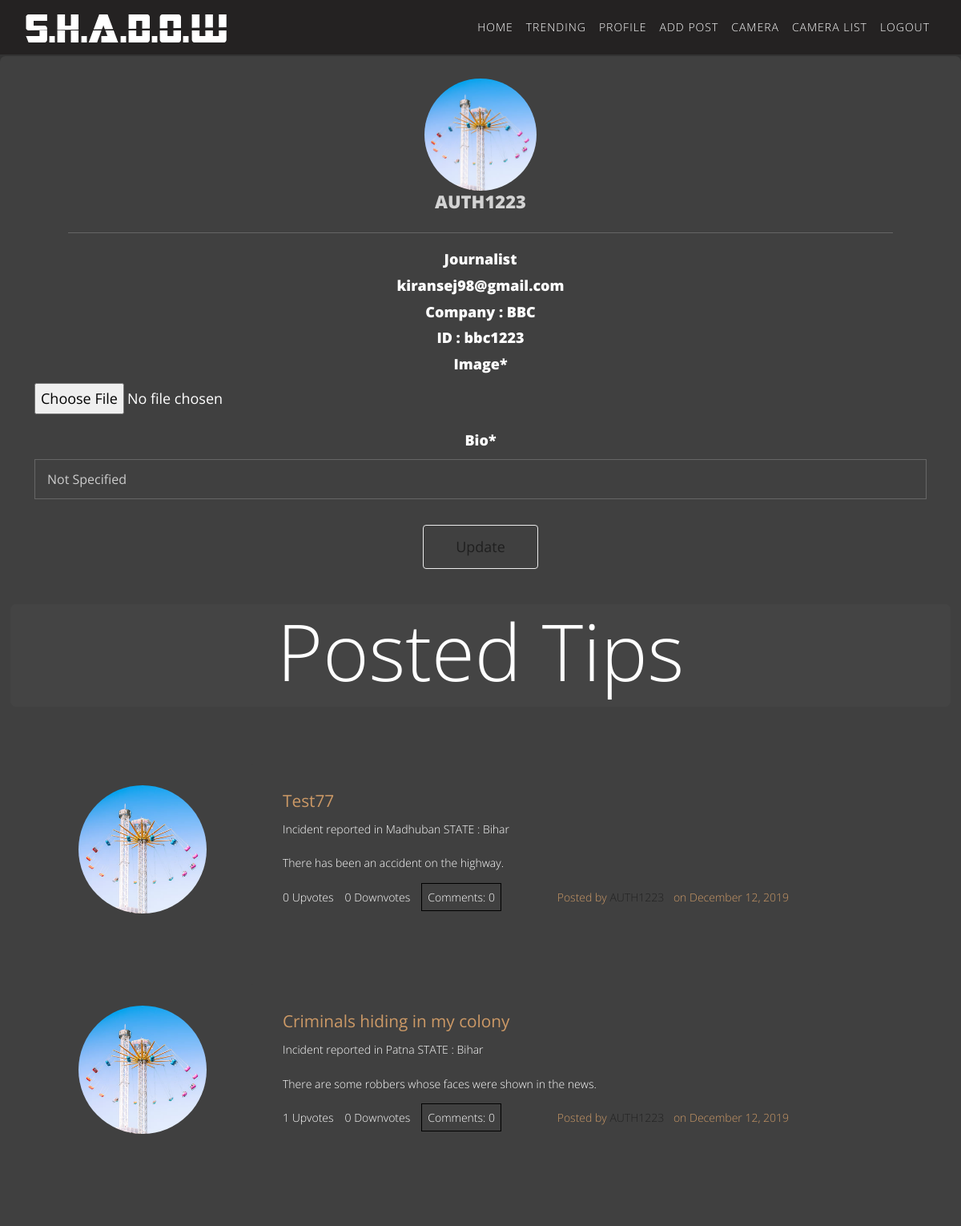
Page /profile/ (signed in) on the committed database.
### users/models.py (models this page shows, shortened)
class Profile(models.Model):
    user = models.OneToOneField(User, on_delete=models.CASCADE)
    image = models.ImageField(default='default.jpg', upload_to='profile_pics')
    bio = models.CharField(
        max_length=50, default='Not Specified', null=True)
    credits = models.IntegerField(default=10)

class Journalist(models.Model):
    user = models.OneToOneField(User, on_delete=models.CASCADE)
    Email_id = models.EmailField(default='shadow@gmail.com')
    Dept_id = models.CharField(max_length=50, default='123')
    Dept_name = models.CharField(max_length=50, default='BBC')
    profile_complete = models.BooleanField(default=False)
    credits = models.IntegerField(default=10)

### blog/models.py (models this page shows, shortened)
class Post(models.Model):
    CRIMETYPE_CHOICES = (('White-Collar Crime', 'White-Collar Crime'), ('Robbery', 'Robbery'), ('Rape', 'Rape'), ('Assualt', 'Assault'), ('Arson', 'Arson'), ('Homicide', 'Homicide'), ('Crimes Against Morality', 'Crimes Against Morality'), ('Illegal goods', 'Illegal goods'),
                         ('Poaching and Illegal Felling', 'Poaching and Illegal Felling'), ('Adultery in Food Sector', 'Adultery in Food Sector'), ('Ill-treatment of Workers', 'Ill-treatment of Workers'), ('Tax Evasion', 'Tax Evasion'), ('Sexual Harrassment', 'Sexual Harrassment'), ('Communal Crimes', 'Communal Crimes'))
    CRIMETYPE1_CHOICES = (('None', 'None'), ('White-Collar Crime', 'White-Collar Crime'), ('Robbery', 'Robbery'), ('Rape', 'Rape'), ('Assualt', 'Assault'), ('Arson', 'Arson'), ('Homicide', 'Homicide'), ('Crimes Against Morality', 'Crimes Against Morality'), ('Illegal goods', 'Illegal goods'),
                          ('Poaching and Illegal Felling', 'Poaching and Illegal Felling'), ('Adultery in Food Sector', 'Adultery in Food Sector'), ('Ill-treatment of Workers', 'Ill-treatment of Workers'), ('Tax Evasion', 'Tax Evasion'), ('Sexual Harrassment', 'Sexual Harrassment'), ('Communal Crimes', 'Communal Crimes'))
    AUTHORITYTYPES_CHOICES = (('Department of Consumer Affairs', 'Department of Consumer Affairs'), ('Department of Food and Public Distribution', 'Department of Food and Public Distribution'), ('Serious Fraud Investigation Office', 'Serious Fraud Investigation Office'), ('Forest Reserve Conservation Authority', 'Forest Reserve Conservation Authority'),
                              ('Criminal Investigation Department', 'Criminal Investigation Department'), ('Labour Bureau', 'Labour Bureau'), ('National Commission for Minorities', 'National Commission for Minorities'), ('National Commission for Women', 'National Commission for Women'), ('Income Tax Department', 'Income Tax Department'))
    title = models.CharField(max_length=100)
    crimetype1 = models.CharField(
        max_length=100, default='not provided', choices=CRIMETYPE_CHOICES, null=True)
    crimetype2 = models.CharField(
        max_length=100, default=None, choices=CRIMETYPE1_CHOICES, null=True)
    crimetype3 = models.CharField(
        max_length=100, default=None, choices=CRIMETYPE1_CHOICES, null=True)
    crimetype4 = models.CharField(
        max_length=100, default=None, choices=CRIMETYPE1_CHOICES, null=True)
    authority = models.CharField(
        max_length=10000, default='Incometax Department')
    location = models.TextField(max_length=60)
    content = models.TextField(max_length=300)
    date_posted = models.DateTimeField(default=timezone.now)
    author = models.ForeignKey(User, on_delete=models.CASCADE)
    country = models.CharField(max_length=20, default="India")
    upvotes = models.ManyToManyField(User, related_name='upvotes', blank=True)
    downvotes = models.ManyToManyField(
        User, related_name='downvotes', blank=True)
    state = models.ForeignKey(State, on_delete=models.SET_NULL, null=True)
    city = models.ForeignKey(City, on_delete=models.SET_NULL, null=True)
    tags = models.CharField(max_length=1000,default="None")
    pincode = models.CharField('Pincode', validators=[
                               MinLengthValidator(6)], max_length=6, default='000000')
    photo1 = models.ImageField(upload_to='post_pics',
                               blank='True')
    photo2 = models.ImageField(upload_to='post_pics',
                               blank='True')
    photo3 = models.ImageField(upload_to='post_pics',
                               blank='True')
    photo4 = models.ImageField(upload_to='post_pics',
                               blank='True')
    def total_upvotes(self):
        return self.upvotes.count()
    def total_downvotes(self):
        return self.downvotes.count()

class City(models.Model):
    state = models.ForeignKey(State, on_delete=models.CASCADE)
    name = models.CharField(max_length=100)
    def __str__(self):
        return self.name

class State(models.Model):
    name = models.CharField(max_length=100)
    def __str__(self):
        return self.name

### users/views.py (the view)
# urls.py: path('profile/', user_views.profile, name='profile'),
@login_required
def profile(request):
    user = request.user
    if request.method == 'POST':
        p_form = ProfileUpdateForm(
            request.POST, request.FILES, instance=user.profile)
        if p_form.is_valid():
            p_form.save()
            messages.success(request, f'Your profile has been updated!')
            return redirect('profile')
    else:
        p_form = ProfileUpdateForm(
            request.POST, request.FILES, instance=user.profile)
    user_posts = Post.objects.filter(
        author=request.user).order_by('-date_posted')
    flag = []
    try:
        querry = Authority.objects.get(user=user)
    except:
        flag += [1]
    try:
        querry = Journalist.objects.get(user=user)
    except:
        flag += [2]
    try:
        querry = Anonymous.objects.get(user=user)
    except:
        flag += [3]
    if 1 not in flag:
        context = {
            'p_form': ProfileUpdateForm,
            'user_posts': user_posts,
            'flag': flag,
        }
    if 2 not in flag:
        context = {
            'p_form': ProfileUpdateForm,
            'user_posts': user_posts,
            'flag': flag,
        }
    else:
        context = {
            'p_form': ProfileUpdateForm,
            'user_posts': user_posts,
            'flag': flag,
        }
    context = {
        'p_form': ProfileUpdateForm,
        'user_posts': user_posts,
        'flag': flag,
        'email': querry.Email_id,
        'Dept_id': querry.Dept_id,
        'Dept_name': querry.Dept_name,
        'credits':querry.credits,
    }
    return render(request, 'users/profile.html', context)

### users/templates/users/profile.html (shortened to what this page needs)
{% load static %}
<!DOCTYPE html>
<html lang="en">
<link rel="stylesheet" href="{% static "css/bootstrap.min.css" %}">
<link rel="stylesheet" href="{% static "style.css" %}">
<link rel="stylesheet" href="{% static "css/responsive.css" %}">
<link rel="stylesheet" href="{% static "css/custom.css" %}">
<link rel="stylesheet" href="{% static "this/templatemo-style.css" %}">
</head>
<body class="politics_version" onload="myFunction()">
    <nav class="navbar navbar-expand-lg navbar-dark fixed-top" id="mainNav" style="background-color: #242222">
        <div class="container">
            <a class="navbar-brand js-scroll-trigger" href="#page-top">
                <img class="img-fluid" src="{% static "images/test.png" %}" alt="" />
            </a>
            <div class="collapse navbar-collapse" id="navbarResponsive">
                <ul class="navbar-nav text-uppercase ml-auto">
                    {% if user.is_authenticated %}
                    <li class="nav-item">
                        <a class="nav-link" href="{% url 'blog-home' %}">Home</a>
                    </li>
                    <li class="nav-item">
                            <a class="nav-link" href="{% url 'trend' %}">Trending</a>
                    </li>
                    <li class="nav-item">
                        <a class="nav-link" href="{% url 'profile' %}">Profile</a>
                    </li>
                    <li class="nav-item">
                        <a class="nav-link" href="{% url 'post-create' %}">Add Post</a>
                    </li>
                    <li class="nav-item">
                        <a class="nav-link" href="{% url 'register-camera' %}">Camera</a>
                    </li>
                    <li class="nav-item">
                        <a class="nav-link" href="{% url 'cameraslist' %}">Camera List</a>
                    </li>
                    <li class="nav-item">
                        <a class="nav-link" href="{% url 'logout' %}">Logout</a>
                    </li>
                    {% endif %}
                </ul>
            </div>
        </div>
    </nav>
    {% block content %}
    <div class="container" style="margin-top:5em;padding:2em;background-color: #404040;border-radius: 0.5em;">
        <div class="row justify-content-md-center">
            <div class="container">
                <div class="row justify-content-md-center">
                    <div class="col-sm" style="text-align: center;">
                        <img id="page-top" class="rounded-circle" style="height: 10em;width: 10em;"
                            src="{{ user.profile.image.url }}" height="35px" width="35px">
                        <h2 class="tm-text-orange tm-font-900" style="color: lightgray;">{{ user.username }}</h2>
                        <hr/ style="max-width:90%;">
                    </div>
                </div>
            </div>
        </div>
        <div class="row">
            <div class="col-sm tm-font-900" style="text-align: center; font-size: large;">
                {% if 1 not in flag %}
                Authority<br>
                {{email}}<br>
                Department name : {{Dept_name}}<br>
                ID: {{Dept_id}}<br>
                {% elif 2 not in flag %}
                Journalist<br>
                {{email}}<br>
                Company : {{Dept_name}}<br>
                ID : {{Dept_id}}<br>
        {% endif %}
        <div class="container">
            <form method="POST" enctype="multipart/form-data">
                {% load crispy_forms_tags %}
                <fieldset class="form-group">
                    {{ p_form | crispy }}
                </fieldset>
                <div class="form-group">
                    <button class="btn btn-dark" type="submit">Update</button>
                </div>
            </form>
        </div>
    </div>
    <div class="container">
        <div class="row justify-content-center" style="margin-top: 2em; background-color: #444;border-radius: 0.5em;">
            <h1 style="color: white;font-size: 7em;">Posted Tips</h1>
        </div>
    </div>
    <div class="container" style="margin-top:5em;">
        {% for post in user_posts %}
        <div class="row tm-section-mb">
            <div class="col-lg-12">
                <div class="tm-timeline-item">
                    <div class="tm-timeline-item-inner">
                        <img src="{{ user.profile.image.url }}" alt="Image" class="rounded-circle tm-img-timeline">
                        <div class="tm-timeline-connector">
                        </div>
                        <div class="tm-timeline-description-wrap">
                            <div class="tm-bg-dark-light tm-timeline-description">
                                <h3><a class="tm-text-orange tm-font-400" href="{% url 'post-detail' post.id %}">
                                        {{ post.title }}</a></h3>
                                <p>Incident reported in {{ post.city }} STATE : {{ post.state }}</p>
                                <p>{{ post.content }}</p>
                                <span style="float:left">{{post.total_upvotes}}
                                    Upvotes{{ total_upvotes|pluralize }}</span>
                                <span style="float:left;margin-left: 1em;">{{post.total_downvotes}}
                                    Downvotes{{ total_downvotes|pluralize }}</span>
                                <span style="border:1px solid black;padding: 0.5em;margin-left: 1em;"><a
                                        class="tm-text-white mb-0" href="{% url 'post-detail' pk=post.pk %}">Comments:
                                        {{ post.comments.count }}</a></span>
                                <div class="tm-text-orange float-right mb-0">Posted by
                                    {% if request.user == post.author%}
                                    <a class="mr-2" href="{% url 'profile'%}">{{ post.author }}</a>
                                    {% else %}
                                    <a class="mr-2" href="{% url 'userprofile' post.id%}">{{ post.author }}</a>
                                    {% endif %}
                                    on {{ post.date_posted|date:"F d, Y"}}
                                </div>
                            </div>
                        </div>
                    </div>
                    <div class="tm-timeline-connector-vertical"></div>
                </div>
                {% endfor %}
            </div>
            {% endblock content %}
</body>
</html>

### blog/static/style.css (style rules this page uses)
body { color: #999999; font-size: 14px; font-family: 'Roboto Mono', monospace; line-height: 1.80857; }
html, body { height: 100%; }
a { color: #1f1f1f; text-decoration: none !important; outline: none !important; -webkit-transition: all .3s ease-in-out; -moz-transition: all .3s ease-in-out; -ms-transition: all .3s ease-in-out; -o-transition: all .3s ease-in-out; transition: all .3s ease-in-out; }
h1, h2, h3, h4, h5, h6 { letter-spacing: 0; font-weight: normal; position: relative; padding: 0 0 10px 0; font-weight: normal; line-height: 120% !important; color: #333333; margin: 0 }
h1 { font-size: 24px }
h2 { font-size: 22px }
h3 { font-size: 18px }
h1 a, h2 a, h3 a, h4 a, h5 a, h6 a { color: #212121; text-decoration: none!important; opacity: 1 }
a { color: #222222; text-decoration: none; outline: none; }
a, .btn { text-decoration: none !important; outline: none !important; -webkit-transition: all .3s ease-in-out; -moz-transition: all .3s ease-in-out; -ms-transition: all .3s ease-in-out; -o-transition: all .3s ease-in-out; transition: all .3s ease-in-out; }
ul, li, ol { margin: 0px; list-style: none; padding: 0px; }
.navbar-dark .navbar-nav .nav-link { color: #ffffff; letter-spacing: 1px; font-size: 14px; position: relative; }
.navbar-dark .navbar-nav .nav-link::after { content: ''; width: 0; height: 3px; background: #ffffff; position: absolute; bottom: 0; left: 0; right: 0; text-align: center; margin: 0 auto; border-radius: 0px; -webkit-transition: all .5s; transition: all .5s; z-index: -1; }
.form-group { position: relative; }
.btn { border: 0 !important; }
.btn-dark { padding: 13px 40px; font-size: 18px; border: 1px solid #ececec !important; color: #1f1f1f; background-color: transparent; }

### blog/static/this/templatemo-style.css (style rules this page uses)
body { background-color: #333333; color: #FFFFFF; font-family: 'Open Sans', Helvetica, Arial, sans-serif; font-weight: 300; overflow-x: hidden; }
h1, h2, h3, h4, h5, h6 { font-weight: 300; }
h3 { font-size: 1.3rem; }
.tm-font-400 { font-weight: 400; }
.tm-font-900 { font-weight: 900; }
.tm-text-white { color: #FFFFFF; }
.tm-text-orange { color: #CC9966; }
.tm-bg-dark-light { background-color: #404040; }
hr { border-color: #666666; max-width: 70%; }
.tm-timeline-item { margin-left: 70px; }
.tm-timeline-item-inner { display: flex; align-items: center; }
.tm-img-timeline { width: 160px; height: 160px; display: inline-block; vertical-align: middle; }
.tm-timeline-connector { width: 55px; height: 3px; background-color: #404040; }
.tm-timeline-connector-vertical { height: 60px; width: 3px; background-color: #404040; margin-left: 260px; }
.tm-timeline-description { display: inline-block; vertical-align: middle; border-radius: 5px; padding: 35px 40px; max-width: 712px; min-width: 712px; }
.tm-section-mb { margin-bottom: 85px; }
.form-control { border-radius: 0; border-color: #666666; color: #CCC; background: transparent; padding: 12px 15px; }
.form-control::placeholder { color: #CCCCCC; opacity: 1; }
input, textarea, [contenteditable] { caret-color: #FFFFFF; }
p { line-height: 1.9; }
@media (min-width: 1200px) { .container { max-width: 1310px; } }

### users/templates/users/profile.html (style rules this page uses)
#mainNav { opacity: 70%; transition: opacity 1s; }

### rows in the picture
Journalist: Email "kiransej98@gmail.com", Dept_name "BBC", Dept "bbc1223"
Post: profile.image (picture), title "Test77", city "Madhuban", state "Bihar", content "There has been an accident on the highway.", total_upvotes "0", total_downvotes "0", comments.count "0", author "AUTH1223", date_posted "December 12, 2019"
Post: profile.image (picture), title "Criminals hiding in my colony", city "Patna", state "Bihar", content "There are some robbers whose faces were shown in the news.", total_upvotes "1", total_downvotes "0", comments.count "0", author "AUTH1223", date_posted "December 12, 2019"

### other values in the picture
{{ user.username }} "AUTH1223"
